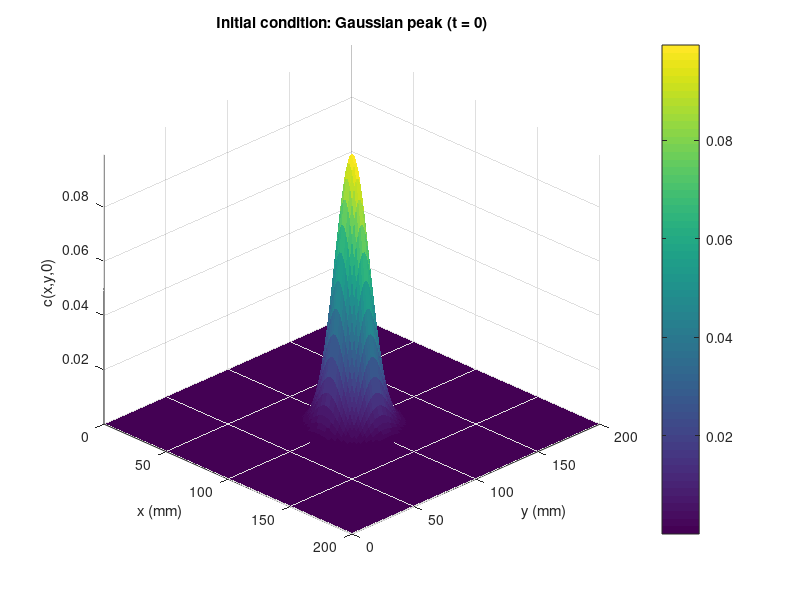
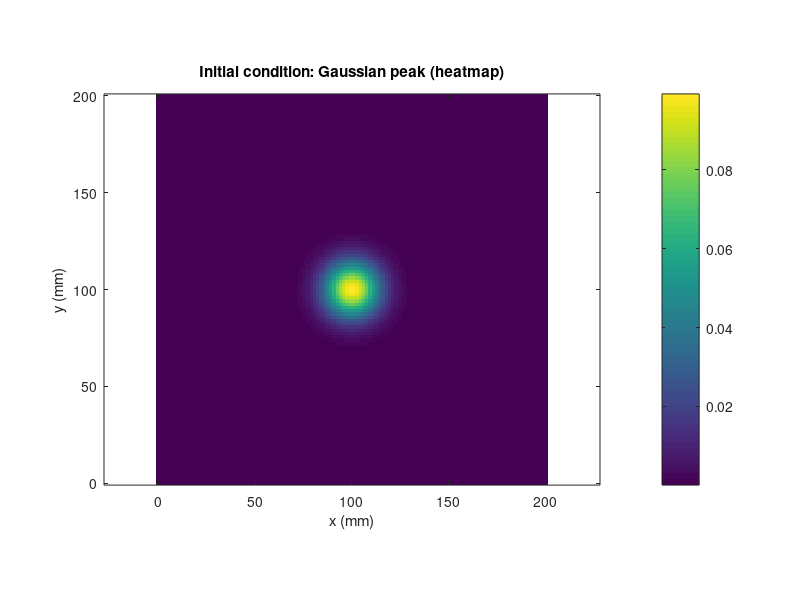

MATLAB code to generate these figures, in order: (Note: this script raises an error after producing the figures.)
%% ==========================================================
% 2D bacterial colony (Fisher-KPP) with Backward Euler (Newton)

% PDE: c_t = D*(c_xx + c_yy) + rho*c*(1 - c/cmax)
% BC:  Neumann (no flux) on all boundaries
% IC:  Gaussian centered at (L/2,L/2)
%% ==========================================================

clear; close all; clc;

%% -------- Parameters (same as our 1D model) -------------
L   = 200;     % mm
T   = 30;      % days
D   = 0.1;     % mm^2/day
rho = 0.5;     % 1/day
cmax = 1.0;

A     = 0.1;   % amplitude of Gaussian
sigma = 10;    % mm (controls peak width)
x0 = L/2; y0 = L/2;

%% -------- Grid -----

Nx = 120;
Ny = 120;

x = linspace(0,L,Nx); dx = x(2)-x(1);
y = linspace(0,L,Ny); dy = y(2)-y(1);
[X,Y] = meshgrid(x,y);

%% -------- Time grid ----------------------------------------
Nt = 700;                    
t  = linspace(0,T,Nt);
dt = t(2)-t(1);

fprintf('2D: Nx=%d Ny=%d -> N=%d | dx=%.3e dy=%.3e\n', Nx, Ny, Nx*Ny, dx, dy);
fprintf('Time: Nt=%d dt=%.3e\n', Nt, dt);

%% -------- Initial condition (Gaussian) ---------------------
C0 = A * exp(-((X-x0).^2 + (Y-y0).^2)/(2*sigma^2));  % Ny x Nx
c0 = C0(:);  % vectorized

%% ==========================================================
% Plot the Gaussian peak at t=0 
%% ==========================================================
figure;
surf(X, Y, C0, 'EdgeColor','none');
view(45,30);
xlabel('x (mm)'); ylabel('y (mm)'); zlabel('c(x,y,0)');
title('Initial condition: Gaussian peak (t = 0)');
colorbar;
zlim([0, A]);              
axis tight;

figure;
imagesc(x, y, C0);
set(gca,'YDir','normal');
axis equal tight;
xlabel('x (mm)'); ylabel('y (mm)');
title('Initial condition: Gaussian peak (heatmap)');
colorbar;

%% -------- Build 2D Laplacian with Neumann BC -------
Lx = laplacian_1D_neumann(Nx, dx);   % Nx x Nx sparse
Ly = laplacian_1D_neumann(Ny, dy);   % Ny x Ny sparse
Ix = speye(Nx); Iy = speye(Ny);

% For C as Ny x Nx and c = C(:) column-major:
L2D = kron(Ix, Ly) + kron(Lx, Iy);   % (Nx*Ny) x (Nx*Ny)
I = speye(Nx*Ny);

%% -------- Backward Euler + Newton --------------------------
c = c0;

newton_tol   = 1e-9;
newton_maxit = 20;

% Save snapshots to show peak evolution
snap_times = [0, T/2, T];
snap_ids = zeros(size(snap_times));
for k = 1:numel(snap_times)
    [~, snap_ids(k)] = min(abs(t - snap_times(k)));
end
C_snap = zeros(Ny, Nx, numel(snap_times));
C_snap(:,:,1) = C0;

for n = 1:Nt-1
    c_n = c;

    % Predictor (explicit Euler)
    Rn  = rho * c_n .* (1 - c_n/cmax);
    fn  = D*(L2D*c_n) + Rn;
    c   = c_n + dt*fn;

    % Newton to solve:
    % G(c) = c - c_n - dt*( D*L2D*c + rho*c*(1-c/cmax) ) = 0
    for it = 1:newton_maxit
        Rc = rho * c .* (1 - c/cmax);
        G  = c - c_n - dt*( D*(L2D*c) + Rc );

        if norm(G, inf) < newton_tol
            break;
        end

        dR = rho * (1 - 2*c/cmax);
        J  = I - dt*( D*L2D + spdiags(dR, 0, Nx*Ny, Nx*Ny) );

        delta = J \ G;
        c = c - delta;

        if norm(delta, inf) < 1e-11
            break;
        end
    end

    
    c = max(c, 0);

    % store snapshots
    idx = find((n+1) == snap_ids, 1);
    if ~isempty(idx)
        C_snap(:,:,idx) = reshape(c, Ny, Nx);
    end
end

C_final = reshape(c, Ny, Nx);

%% =============================================
% Plot final state: circular expansion + peak 
%% =============================================
% 3D surface at final time
figure;
surf(X, Y, C_final, 'EdgeColor','none');
view(45,30);
xlabel('x (mm)'); ylabel('y (mm)'); zlabel('c(x,y,T)');
title(sprintf('Backward Euler 2D: final state (t = %.1f days)', T));
colorbar;
zlim([0, 1.05*cmax]);      
axis tight;

% 2D heatmap + front contour
level = 0.5*cmax;
figure;
imagesc(x, y, C_final);
set(gca,'YDir','normal');
axis equal tight;
xlabel('x (mm)'); ylabel('y (mm)');
title(sprintf('Backward Euler 2D: circular expansion at t = %.1f days', T));
colorbar;
hold on;
contour(x, y, C_final, [level level], 'k', 'LineWidth', 2);
hold off;

%% -------- Show snapshots (peak -> expansion) ----------------
figure;
for k = 1:numel(snap_times)
    subplot(1,3,k);
    surf(X, Y, C_snap(:,:,k), 'EdgeColor','none');
    view(45,30);
    title(sprintf('t = %.1f days', snap_times(k)));
    xlabel('x (mm)'); ylabel('y (mm)'); zlabel('c');
    colorbar;
    if k == 1
        zlim([0, A]);          
    else
        zlim([0, 1.05*cmax]);  
    end
    axis tight;
end
sgtitle('Evolution from Gaussian peak to circular expansion (Backward Euler 2D)');

%% ==========================================================
%                 LOCAL FUNCTION
%% ==========================================================
function L = laplacian_1D_neumann(N, dx)
% Neumann BC via mirrored points:
% cxx(1)  = 2*(c2 - c1)/dx^2
% cxx(N)  = 2*(c_{N-1} - c_N)/dx^2

e = ones(N,1);
L = spdiags([e -2*e e], -1:1, N, N) / dx^2;

L(1,1) = -2/dx^2;  L(1,2) =  2/dx^2;
L(N,N) = -2/dx^2;  L(N,N-1) = 2/dx^2;
end
